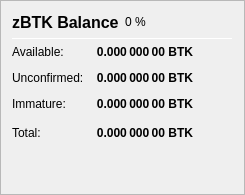
                   <widget class="QFrame" name="frame_ZerocoinBalances">
                    <property name="frameShape">
                     <enum>QFrame::StyledPanel</enum>
                    </property>
                    <property name="frameShadow">
                     <enum>QFrame::Raised</enum>
                    </property>
                    <layout class="QVBoxLayout" name="verticalLayout_7">
                     <item>
                      <layout class="QHBoxLayout" name="horizontalLayout_8" stretch="0,0,0">
                       <item>
                        <widget class="QLabel" name="label_5z_3">
                         <property name="minimumSize">
                          <size>
                           <width>0</width>
                           <height>20</height>
                          </size>
                         </property>
                         <property name="font">
                          <font>
                           <pointsize>12</pointsize>
                           <weight>75</weight>
                           <bold>true</bold>
                          </font>
                         </property>
                         <property name="text">
                          <string>zBTK Balance</string>
                         </property>
                        </widget>
                       </item>
                       <item>
                        <widget class="QLabel" name="labelzBTKPercent">
                         <property name="text">
                          <string notr="true">0 %</string>
                         </property>
                        </widget>
                       </item>
                       <item>
                        <spacer name="horizontalSpacer_11">
                         <property name="orientation">
                          <enum>Qt::Horizontal</enum>
                         </property>
                         <property name="sizeHint" stdset="0">
                          <size>
                           <width>40</width>
                           <height>20</height>
                          </size>
                         </property>
                        </spacer>
                       </item>
                      </layout>
                     </item>
                     <item>
                      <widget class="Line" name="line_ZerocoinBalance">
                       <property name="minimumSize">
                        <size>
                         <width>0</width>
                         <height>1</height>
                        </size>
                       </property>
                       <property name="maximumSize">
                        <size>
                         <width>16777215</width>
                         <height>1</height>
                        </size>
                       </property>
                       <property name="orientation">
                        <enum>Qt::Horizontal</enum>
                       </property>
                      </widget>
                     </item>
                     <item>
                      <layout class="QGridLayout" name="gridLayout_5">
                       <property name="spacing">
                        <number>12</number>
                       </property>
                       <item row="1" column="0">
                        <widget class="QLabel" name="labelzBalanceMatureText">
                         <property name="toolTip">
                          <string>Mature: more than 20 confirmation and more than 1 mint of the same denomination after it was minted.
These zBTK are spendable.</string>
                         </property>
                         <property name="text">
                          <string>Available:</string>
                         </property>
                        </widget>
                       </item>
                       <item row="1" column="1">
                        <widget class="QLabel" name="labelzBalanceMature">
                         <property name="font">
                          <font>
                           <weight>75</weight>
                           <bold>true</bold>
                          </font>
                         </property>
                         <property name="toolTip">
                          <string>Mature: more than 20 confirmation and more than 1 mint of the same denomination after it was minted.
These zBTK are spendable.</string>
                         </property>
                         <property name="text">
                          <string notr="true">0.000 000 00 BTK</string>
                         </property>
                         <property name="alignment">
                          <set>Qt::AlignRight|Qt::AlignTrailing|Qt::AlignVCenter</set>
                         </property>
                        </widget>
                       </item>
                       <item row="2" column="0">
                        <widget class="QLabel" name="labelzBalanceUnconfirmedText">
                         <property name="toolTip">
                          <string>Unconfirmed: less than 20 confirmations
Immature: confirmed, but less than 1 mint of the same denomination after it was minted</string>
                         </property>
                         <property name="text">
                          <string>Unconfirmed:</string>
                         </property>
                        </widget>
                       </item>
                       <item row="2" column="1">
                        <widget class="QLabel" name="labelzBalanceUnconfirmed">
                         <property name="font">
                          <font>
                           <weight>75</weight>
                           <bold>true</bold>
                          </font>
                         </property>
                         <property name="toolTip">
                          <string>Unconfirmed: less than 20 confirmations
Immature: confirmed, but less than 1 mint of the same denomination after it was minted</string>
                         </property>
                         <property name="text">
                          <string notr="true">0.000 000 00 BTK</string>
                         </property>
                         <property name="alignment">
                          <set>Qt::AlignRight|Qt::AlignTrailing|Qt::AlignVCenter</set>
                         </property>
                        </widget>
                       </item>
                       <item row="3" column="0">
                        <widget class="QLabel" name="labelzBalanceImmatureText">
                         <property name="toolTip">
                          <string>Unconfirmed: less than 20 confirmations
Immature: confirmed, but less than 1 mint of the same denomination after it was minted</string>
                         </property>
                         <property name="text">
                          <string>Immature:</string>
                         </property>
                        </widget>
                       </item>
                       <item row="3" column="1">
                        <widget class="QLabel" name="labelzBalanceImmature">
                         <property name="font">
                          <font>
                           <weight>75</weight>
                           <bold>true</bold>
                          </font>
                         </property>
                         <property name="toolTip">
                          <string>Unconfirmed: less than 20 confirmations
Immature: confirmed, but less than 1 mint of the same denomination after it was minted</string>
                         </property>
                         <property name="text">
                          <string notr="true">0.000 000 00 BTK</string>
                         </property>
                         <property name="alignment">
                          <set>Qt::AlignRight|Qt::AlignTrailing|Qt::AlignVCenter</set>
                         </property>
                        </widget>
                       </item>
                       <item row="4" column="0">
                        <widget class="QLabel" name="labelzBalanceText">
                         <property name="toolTip">
                          <string>Your current zBTK balance, unconfirmed and immature zBTK included.</string>
                         </property>
                         <property name="text">
                          <string>Total:</string>
                         </property>
                        </widget>
                       </item>
                       <item row="4" column="1">
                        <widget class="QLabel" name="labelzBalance">
                         <property name="font">
                          <font>
                           <weight>75</weight>
                           <bold>true</bold>
                          </font>
                         </property>
                         <property name="cursor">
                          <cursorShape>IBeamCursor</cursorShape>
                         </property>
                         <property name="toolTip">
                          <string>Your current zBTK balance, unconfirmed and immature zBTK included.</string>
                         </property>
                         <property name="text">
                          <string notr="true">0.000 000 00 BTK</string>
                         </property>
                         <property name="alignment">
                          <set>Qt::AlignRight|Qt::AlignTrailing|Qt::AlignVCenter</set>
                         </property>
                         <property name="textInteractionFlags">
                          <set>Qt::LinksAccessibleByMouse|Qt::TextSelectableByKeyboard|Qt::TextSelectableByMouse</set>
                         </property>
                        </widget>
                       </item>
                       <item row="4" column="2">
                        <spacer name="horizontalSpacer_4">
                         <property name="orientation">
                          <enum>Qt::Horizontal</enum>
                         </property>
                         <property name="sizeHint" stdset="0">
                          <size>
                           <width>40</width>
                           <height>20</height>
                          </size>
                         </property>
                        </spacer>
                       </item>
                      </layout>
                     </item>
                     <item>
                      <spacer name="verticalSpacer_4">
                       <property name="orientation">
                        <enum>Qt::Vertical</enum>
                       </property>
                       <property name="sizeHint" stdset="0">
                        <size>
                         <width>20</width>
                         <height>40</height>
                        </size>
                       </property>
                      </spacer>
                     </item>
                    </layout>
                   </widget>
